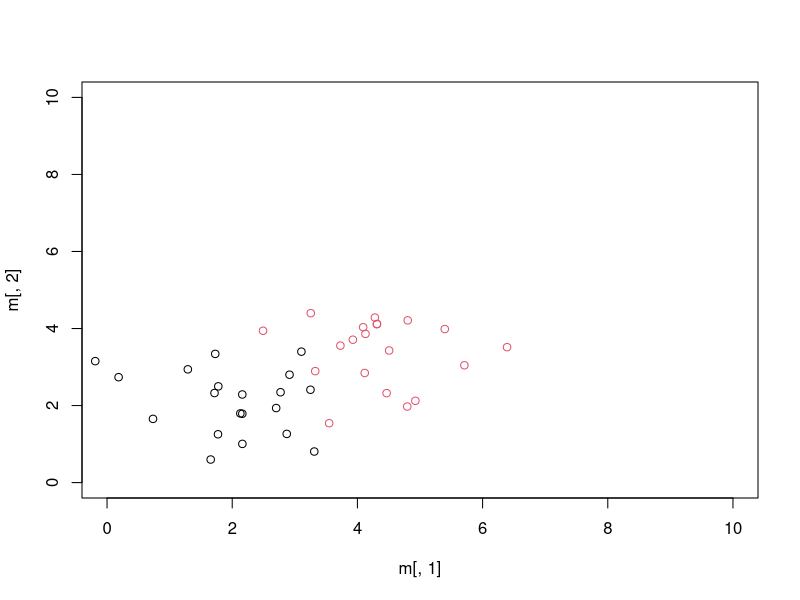

The R script that drew this image:
# 참고자료 : Machine Learning for Hackers, Machine Learning in Action

distance.matrix <- function(df)
{
  distance <- matrix(rep(NA, nrow(df)^2), nrow=nrow(df))
  
  for(i in 1:nrow(df)) {
    for(j in 1:nrow(df)) {
      distance[j,i] <- dist(rbind(df[i, -ncol(df)], df[j, -ncol(df)]))
    }
  }
  
  return(distance)
}

k.nearest.neighbors <- function(i, distance, k=5) {
  return(order(distance[i,])[2:(k+1)])
}

knn <- function(df, k=5) {
  distance <- distance.matrix(df)
  
  predictions <- rep(NA, nrow(df))
  
  for(i in 1:nrow(df)) {
    indices <- k.nearest.neighbors(i, distance, k=k)
    predictions[i] <- ifelse(mean(df[indices, 'c']) > 0.5, 1, 0)
  }
  
  return(predictions)
}


# 트레이닝 데이터 생성 
n <- 20
loc1 = 2
loc2 = 4 # 5로 바뀌면 정확도 높아질 것
d22 <- sapply(1:n, function(i) { c(rnorm(1, mean=loc1, sd=1), rnorm(1, mean=loc1, sd=1)) } )
d44 <- sapply(1:n, function(i) { c(rnorm(1, mean=loc2, sd=1), rnorm(1, mean=loc2, sd=1)) } )

m <- t(cbind(d22, d44))
c <- c(rep(0,n), rep(1,n))
plot(m[,1], m[,2], col=c+1, xlim=c(0,10), ylim=c(0,10))
rm('df')
df <- data.frame(m, c)
df <- transform(df, kNNPredictions=knn(df)) # prediction 결과 필드 추가

nrow(df) # 전체 개수
sum(with(df, c != kNNPredictions)) # class 맞춘 개수
table(real_class=c, prediction=df[,'kNNPredictions'])

